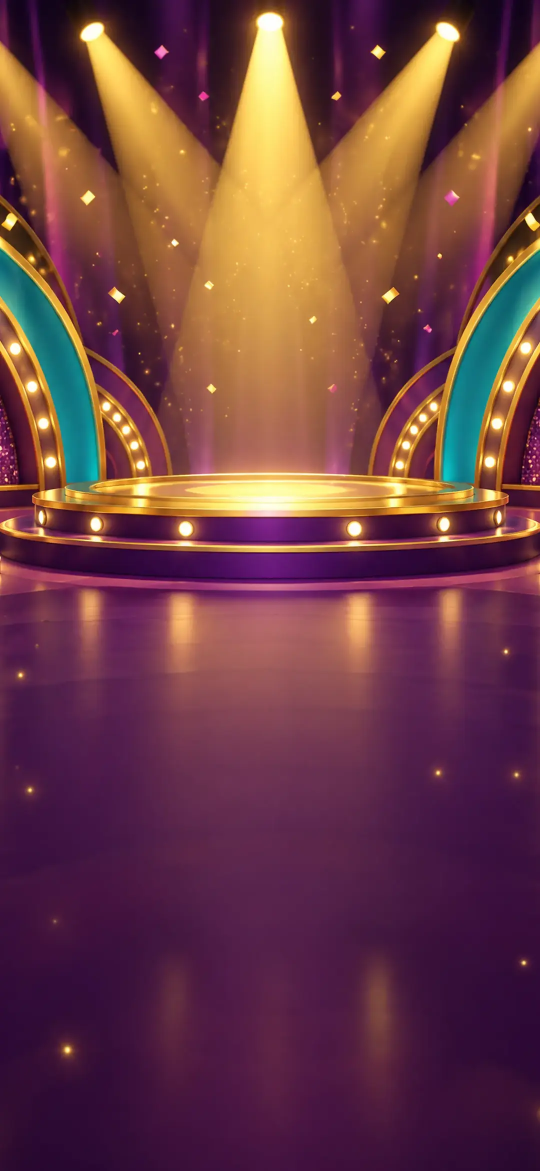
#> input picture palavra/art/bg/bg-reveal.webp, 1080 x 2341 px, given in place of icon.png, which was not available (shown at 1/2 size)
$ python hub.py ../palavra/art/bg/bg-reveal.webp
#> lines starting #> are read from the running program, lines starting #| are printed output that depends on the picture
#!/usr/bin/env python3
"""Builds /oyunlar/ (Turkish) and /oyunlar/en/ (English): one page listing every game.

Run after build.py: python3 _tanitim/hub.py [apartman-icon.png]
Icons are copied from the pages that already exist in this repository.
"""
import html
import shutil
import sys
from pathlib import Path

from PIL import Image

ROOT = Path(__file__).resolve().parent.parent
SITE = "https://cemgungor9.github.io"
OUT = ROOT / "oyunlar"

# slug, link (site-relative), icon source (repo-relative), TR name, EN name, TR line, EN line, state
# state: "soon" | "web" (playable in the browser) | ("ios", url) | "ios" (live, link not known here)
GROUPS = [
    ("Bulmaca ve strateji", "Puzzle and strategy", [
        ("sancak-blok", "sancak-blok/", "sancak-blok/tanitim/icon.png", "Sancak & Blok", "Sancak & Blok",
         "Mücevher blokları yerleştir, sıraları patlat, kaleni inşa et.", "Place jewel blocks, clear rows and build your castle.", "soon"),
        ("akinci-yolu", "akinci-yolu/", "akinci-yolu/tanitim/icon.png", "Akıncı Yolu", "Trail Tactics: Conquest",
         "Birliklerini yolla, kaleleri ele geçir.", "Send your troops, take the forts.", "soon"),
        ("cay-ocagi", "cay-ocagi/", "cay-ocagi/tanitim/icon.png", "Çay Ocağı", "Tea Time: Café Tycoon",
         "Çay demle, misafirleri ağırla, çay ocaklarını büyüt.", "Brew tea, serve your guests and grow the city's tea houses.", "soon"),
        ("bogaz-muhafizlari", "bogaz-muhafizlari/", "bogaz-muhafizlari/tanitim/icon.png", "Boğaz Muhafızları", "Bosphorus Guard: Defense",
         "Kuleleri kur, zinciri kaldır, Boğaz'ı koru.", "Build towers, raise the chain, defend the Bosphorus.", "soon"),
        ("kapalicarsi", "kapalicarsi/", "kapalicarsi/tanitim/icon.png", "Kapalıçarşı", "Bazaar Atelier",
         "Eski çarşıyı onar: ürünü yap, doğru alıcıya sat.", "Restore an old bazaar: craft it, sell it to the right buyer.", "soon"),
        ("anadolu-lojistik", "anadolu-lojistik/", "anadolu-lojistik/tanitim/icon.png", "Anadolu Lojistik", "Anatolia Logistics: Fleet",
         "Rotayı çiz, sandıkları zamanında teslim et.", "Draw the route, deliver every crate on time.", "soon"),
        ("surlarin-efendisi", "surlarin-efendisi/", "surlarin-efendisi/icons/Icon-192.png", "Surların Efendisi", "Keep & Catapult",
         "Sapanı çek, rüzgârı oku, kaleyi yık.", "Pull the sling, read the wind, topple the keep.", "web"),
        ("isik-ustasi", "isik-ustasi/", "isik-ustasi/icons/Icon-192.png", "Işık Ustası", "Işık Ustası",
         "Aynaları döndür, renkleri yönlendir.", "Turn mirrors, steer colored light.", "web"),
        ("golge-sokagi", "golge-sokagi/", "golge-sokagi/icons/Icon-192.png", "Gölge Sokağı", "Shadow Lane",
         "Devriyeyi izle, çıkışa sessizce ulaş.", "Watch the patrol, slip to the exit.", "web"),
    ]),
    ("Arkadaşlarla aynı masada", "Around one table with friends", [
        ("vampir-koylu", "vampir-koylu/", "vampir-koylu/icon-192.png", "Vampir Köylü", "Vampire Village",
         "Herkes kendi telefonunda, moderatör yok. 4–20 oyuncu.", "One phone each, no moderator. 4–20 players.", "web"),
        ("sahtekar", "sahtekar/", "sahtekar/icon-192.png", "Sahtekâr", "Sahtekâr",
         "Herkes gizli kelimeyi bilir, biri hariç. 3–20 oyuncu.", "Everyone knows the secret word, except one of you. 3–20 players.", "web"),
        ("palavra", "palavra/", "palavra/icon-192.png", "Palavra", "Palavra",
         "Palavra at, arkadaşlarını kandır, gerçeği bul. 3–12 oyuncu.", "Write fake answers, find the real one. 3–12 players.", "web"),
        ("gizli-konsey", "gizli-konsey/", "gizli-konsey/icon-192.png", "Gizli Konsey", "Gizli Konsey",
         "Gizli rol ve blöf oyunu. 5–10 oyuncu.", "Hidden-role party game. 5–10 players.", "web"),
    ]),
    ("Yönetim ve kariyer", "Management and career", [
        ("apartman", "apartman/oyun/", "apartman/oyun/tanitim/icon.png", "Apartman", "Apartman",
         "Papatya Apartmanı'nın yöneticisi sensin: aidat, tamir, komşu ve genel kurul.",
         "You run Papatya Apartments: dues, repairs, neighbours and residents' meetings.", "ios"),
        ("emlak-yildizi", "emlak-yildizi/oyun/", "emlak-yildizi/oyun/tanitim/icon.png", "Emlak Yıldızı", "Realty Star",
         "Dinle, pazarlık et, ofisini büyüt.", "Read clients, negotiate, grow your office.", "soon"),
    ]),
    ("Futbol", "Football", [
        ("futbolcu-kart", "futbolcu-kart/", "futbolcu-kart/tanitim/icon.png", "Derbi", "Derbi",
         "Kart düellosu, günün bulmacaları ve paketler.", "Card duels, daily puzzles and packs.", "ios"),
    ]),
]
STATE = {
    "tr": {"soon": "Yakında", "web": "Tarayıcıda oynanır", "ios": "App Store'da"},
    "en": {"soon": "Coming soon", "web": "Plays in the browser", "ios": "On the App Store"},
}
TEXT = {
    "tr": {"title": "Cem Güngör'ün oyunları", "lede": "Tek kişilik bir stüdyodan oyunlar. Hepsi ücretsiz, iOS ve Android için.",
           "other": "English", "desc": "Cem Güngör'ün iOS ve Android oyunları: bulmaca, strateji, parti oyunları, yönetim ve futbol."},
    "en": {"title": "Games by Cem Güngör", "lede": "Games from a one-person studio. All free, for iOS and Android.",
           "other": "Türkçe", "desc": "iOS and Android games by Cem Güngör: puzzle, strategy, party games, management and football."},
}
CSS = """
@font-face{font-family:'Rubik';src:url(%(base)srubik.woff) format('woff');font-weight:400 700;font-display:swap}
*{box-sizing:border-box}
html{-webkit-text-size-adjust:100%%}
body{margin:0;background:#f2f4f7;color:#131a27;font:1.0625rem/1.55 'Rubik',system-ui,-apple-system,'Segoe UI',sans-serif}
a{color:inherit}
a:focus-visible{outline:3px solid #2b5bd7;outline-offset:4px;border-radius:10px}
.wrap{max-width:1080px;margin:0 auto;padding:0 1.25rem}
header{padding:3.5rem 0 1rem}
h1{font-size:clamp(2.1rem,7vw,3.5rem);line-height:1.05;font-weight:500;letter-spacing:-.02em;margin:0;text-wrap:balance}
header p{font-size:clamp(1.1rem,2.4vw,1.3rem);color:#4b5568;max-width:38ch;margin:1rem 0 0}
h2{font-size:1.2rem;font-weight:500;margin:3rem 0 1.25rem;padding-top:1.25rem;border-top:1px solid #d9dee7}
ul{list-style:none;margin:0;padding:0;display:grid;grid-template-columns:repeat(auto-fill,minmax(min(100%%,20rem),1fr));gap:1.5rem 2.5rem}
li a{display:grid;grid-template-columns:4.75rem 1fr;gap:1rem;align-items:center;text-decoration:none}
li img{width:4.75rem;height:4.75rem;border-radius:22%%;display:block;box-shadow:0 0 0 1px #d9dee7}
li b{display:block;font-weight:500;font-size:1.15rem;line-height:1.25}
li a:hover b{text-decoration:underline;text-underline-offset:.2em}
li span{display:block;color:#4b5568;font-size:.95rem;line-height:1.4;margin-top:.15rem}
li small{display:block;color:#5d6779;font-size:.85rem;margin-top:.3rem}
footer{margin-top:4rem;padding:1.5rem 0 3rem;border-top:1px solid #d9dee7;color:#4b5568;font-size:.95rem;display:flex;gap:1.5rem;justify-content:space-between}
"""


# [43 lines left out: function page, not called in this run]


if __name__ == "__main__":
    (OUT / "ikon").mkdir(parents=True, exist_ok=True)
    (OUT / "en").mkdir(exist_ok=True)
    for _, _, games in GROUPS:
        for slug, _link, icon, *_ in games:
            dst = OUT / "ikon" / f"{slug}.png"
            src = ROOT / icon if icon else (Path(sys.argv[1]) if len(sys.argv) > 1 else None)
            if src is None:
                if not dst.exists():
                    raise SystemExit(f"no icon source for {slug}")
                continue
            Image.open(src).convert("RGBA").resize((152, 152), Image.LANCZOS).save(dst, optimize=True)
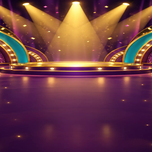
#> saved as sancak-blok.png: PIL image 152x152 RGBA; mean R, G, B, A 110.2, 62.1, 68.7, 255
#> (the run stopped early here; a loop or call above may not have finished)

$ run again, on palavra/art/bg/bg-write.webp
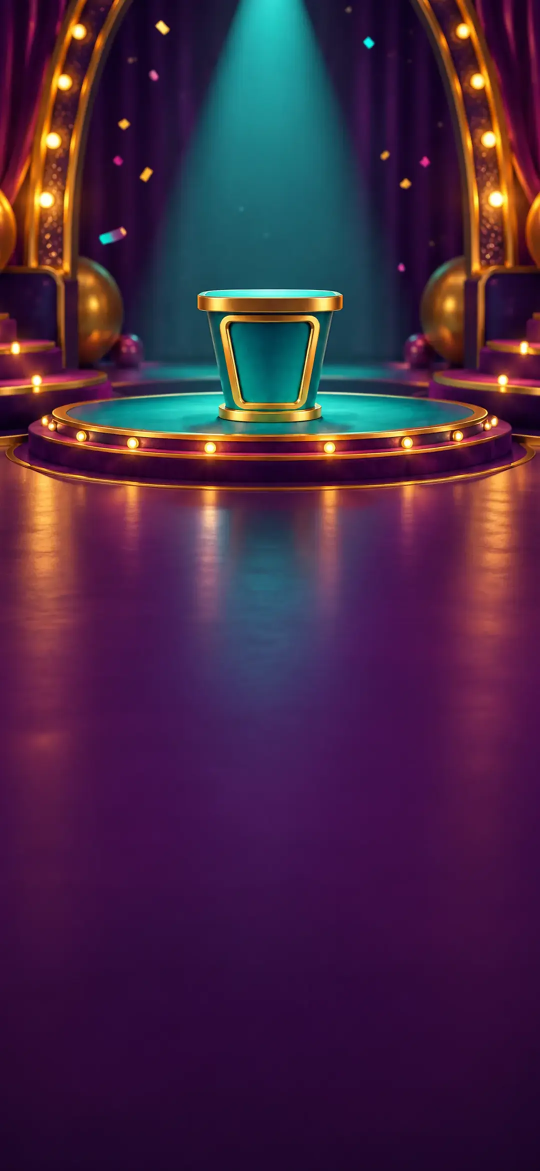
#> input picture palavra/art/bg/bg-write.webp, 1080 x 2341 px, given in place of icon.png, which was not available (shown at 1/2 size)
#> `Image.open(src).convert("RGBA").resize((152, 152), Image.LANCZOS).save..`:
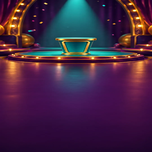
#> saved as sancak-blok.png: PIL image 152x152 RGBA; mean R, G, B, A 69.4, 38.9, 68.2, 255

$ run again, on palavra/art/bg/tv-stage.webp
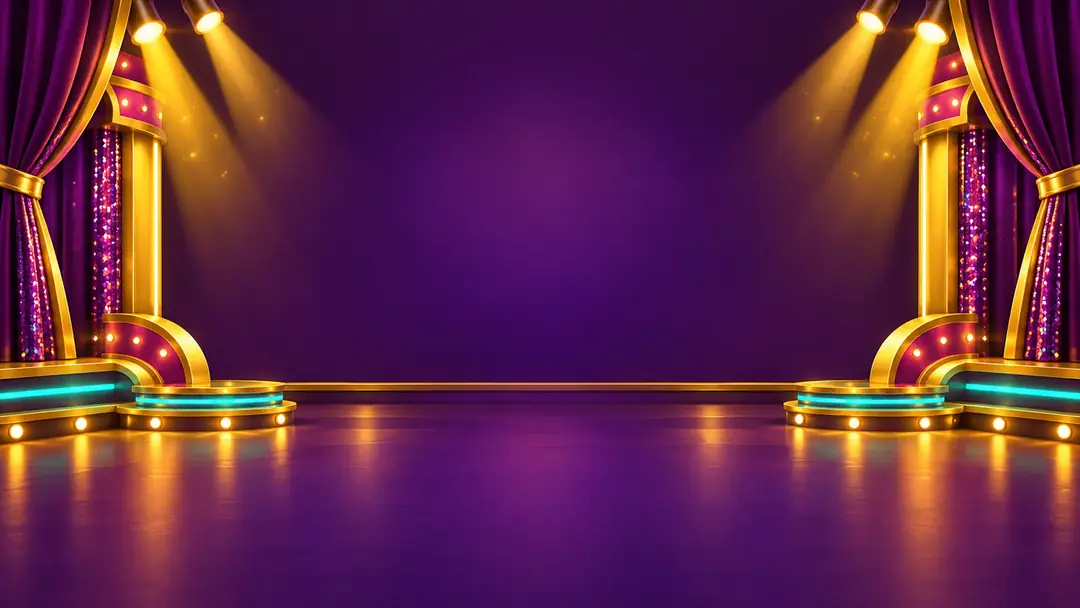
#> input picture palavra/art/bg/tv-stage.webp, 1080 x 608 px, given in place of icon.png, which was not available
#> `Image.open(src).convert("RGBA").resize((152, 152), Image.LANCZOS).save..`:
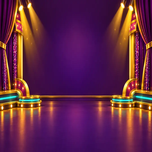
#> saved as sancak-blok.png: PIL image 152x152 RGBA; mean R, G, B, A 100.2, 42.1, 70.6, 255
